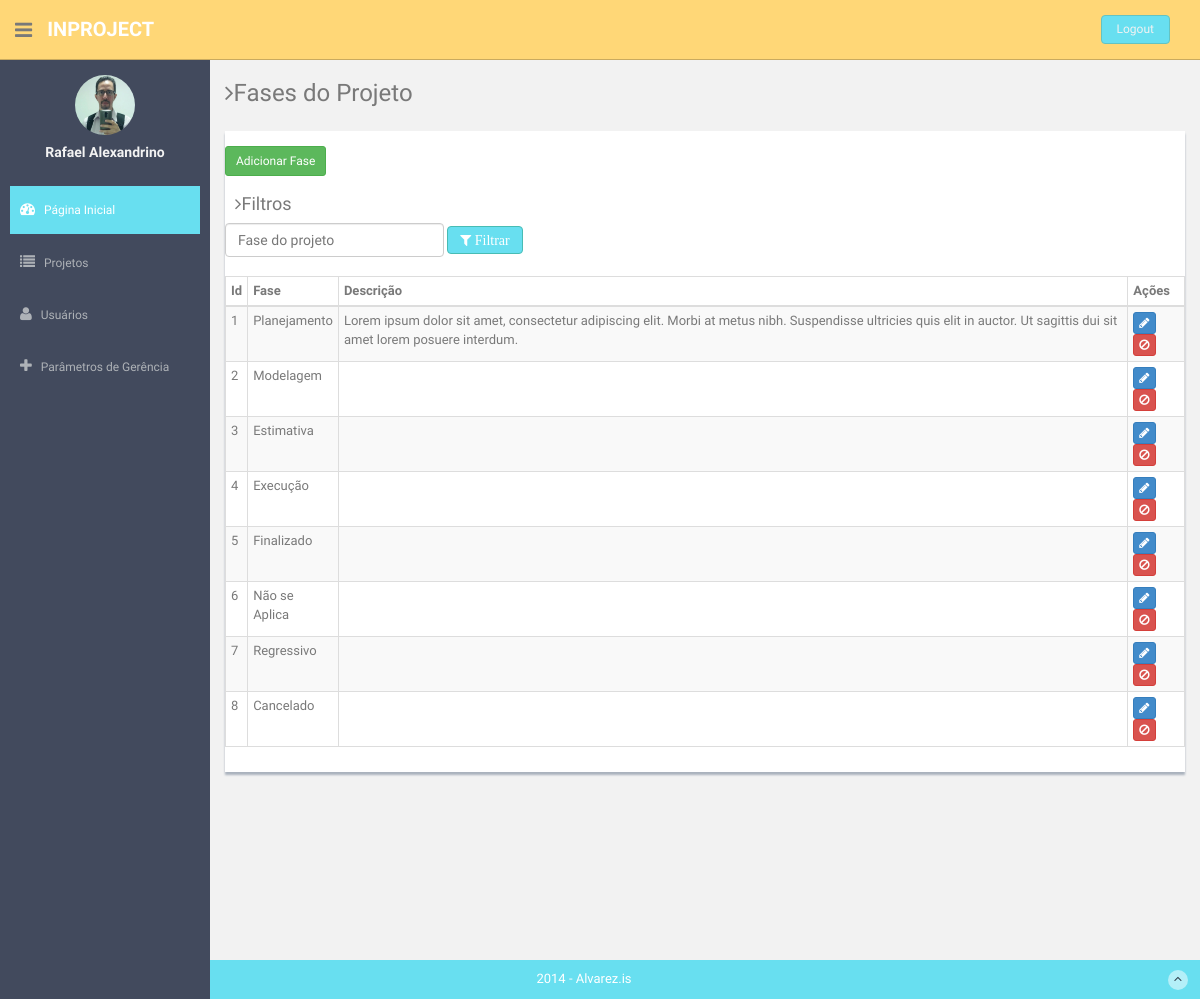
Screenshot of /fases.php (signed in) with the database file from the repository.
### tables this page shows
CREATE TABLE `tab_fases` (
  `id_f` int(11) NOT NULL,
  `nome_f` varchar(255) NOT NULL,
  `desc_f` longtext NOT NULL,
  `id_user` int(11) NOT NULL
);

### classes/connection.php (called while the page is built, shortened)
<?php
	class connection
	{
		public static function tryconnect()
		{
			try
			{
				return true;
			}
			catch(PDOException $error)
			{
				return false;
			}
		}
	}
?>

### classes/parameters.php (the view, shortened to what this page needs)
<?php
require_once('connection.php');
class parameters
{
	public function getPhases($type, $exception)
	{
		$connect = new connection;
		if($connect->tryconnect())
		{
			$connector = $connect->getConnector();
			$sql = "SELECT fases.id_f AS ID, fases.nome_f AS Nome, fases.desc_f AS Descricao
			FROM TAB_fases AS fases";
			$query = $connector->prepare($sql);
			$query->execute();
			$rowC = $query->rowCount();
			if($rowC > 0)
			{
				while($result = $query->FETCH(PDO::FETCH_OBJ))
				{
					$id_phase = $result->ID;
					$nome = $result->Nome;
					$description = $result->Descricao;
					if($type == "select")
					{
						if($id_phase != $exception)
						{
							echo '<option value="'.$id_phase.'">'.$nome.'</option>';
						}
					}
					else
					{
						echo '<tr>
                                  <td class="numeric">'.$id_phase.'</td>
                                  <td>'.$nome.'</td>
                                  <td>'.$description.'</td>
								  <td>
									<a data-toggle="modal" href="lp.php#editar"><button class="btn btn-primary btn-xs"><i class="fa fa-pencil"></i></button></a>
									<a data-toggle="modal" href="lp.php#cancelamento"><button class="btn btn-danger btn-xs"><i class="fa fa-ban"></i></button></a>
								  </td>
                            </tr>';
					}
				}
			}
		}
	}
}
?>

### assets/css/style.css (style rules this page uses)
body { color: #797979; background: #f2f2f2; font-family: 'Ruda', sans-serif; padding: 0px !important; margin: 0px !important; font-size:13px; }
a, a:hover, a:focus { text-decoration: none; outline: none; }

### rows the page displays
tab_fases: id_f "1", nome_f "Planejamento", desc_f "Lorem ipsum dolor sit amet, consectetur adipiscing elit. Morbi at metus nibh. Suspendisse ultricies quis elit in auctor. Ut sagittis dui sit amet lorem posuere interdum."
tab_fases: id_f "2", nome_f "Modelagem"
tab_fases: id_f "3", nome_f "Estimativa"
tab_fases: id_f "4", nome_f "Execução"
tab_fases: id_f "5", nome_f "Finalizado"
tab_fases: id_f "6", nome_f "Não se Aplica"
tab_fases: id_f "7", nome_f "Regressivo"
tab_fases: id_f "8", nome_f "Cancelado"

### other values shown
$_SESSION['nome'] "Rafael Alexandrino"
